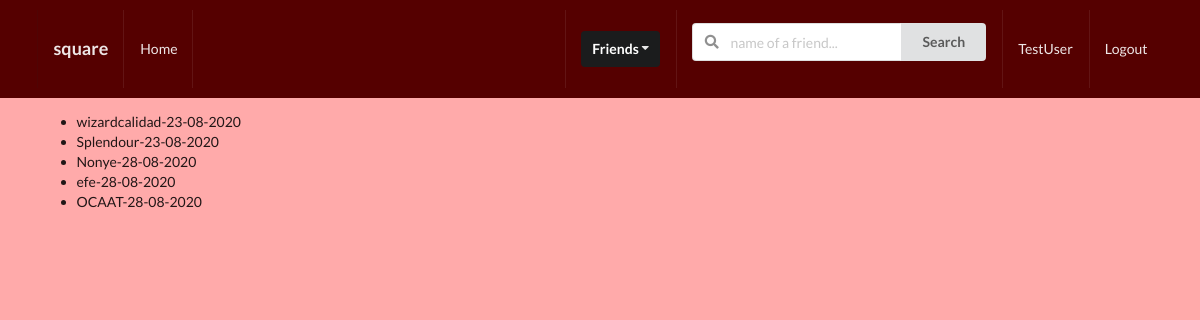
/profiles/to-invite/ (signed in), run on the app's committed database.
### profiles/models.py (models this page shows, shortened)
class Profile(models.Model):
    first_name = models.CharField(max_length=200, blank= True)
    last_name = models.CharField(max_length=200, blank= True)
    user = models.OneToOneField(User, on_delete=models.CASCADE)
    bio = models.TextField(default='no bio...', max_length=300)
    email = models.EmailField(max_length=200, blank=True)
    country = models.CharField(max_length=200, blank= True)
    avatar = models.ImageField(default='avatar.png', upload_to='avatars/')
    friends = models.ManyToManyField(User, blank=True, related_name='friends')
    slug = models.SlugField(unique=True, blank=True)
    updated = models.DateTimeField(auto_now=True)
    created = models.DateTimeField(auto_now_add=True)
    objects = ProfileManager()
    def __str__(self):
        return f"{self.user.username}-{self.created.strftime('%d-%m-%Y')}"

### profiles/views.py (the view)
# urls.py: path('to-invite/', invite_profiles_list_view, name='invite-profiles-view'),
def invite_profiles_list_view(request):
    user= request.user
    qs = Profile.objects.get_all_profiles_to_invite(user)
    context = {'qs': qs}
    return render(request, 'profiles/to_invite_list.html', context)

### profiles/models.py (called while the page is built)
    def get_all_profiles_to_invite(self, sender):
        profiles = Profile.objects.all().exclude(user=sender)
        profile = Profile.objects.get(user=sender)
        qs = Relationship.objects.filter(Q(sender=profile) | Q(receiver=profile))
        print(qs)
        accepted = set([])
        for rel in qs:
            if rel.status == 'accepted':
                accepted.add(rel.receiver)
                accepted.add(rel.sender)
        print(accepted)
        available = [profile for profile in profiles if profile not in accepted]
        print(available)
        return available

    def __str__(self):
        return f"{self.sender}-{self.receiver}-{self.status}"

### profiles/templates/profiles/to_invite_list.html (shortened to what this page needs)
{% extends 'base.html' %}
{% block content %}
    <ul>
        {% for item in qs %}
            <li>{{item}}</li>
        {% endfor %}
    </ul>
{% endblock content %}

### templates/main/navbar.html (shortened to what this page needs)
<div class="ui inverted menu nav mb-7">
  <div class="ui container">
    <a href="" class="item">
        <h3>square</h3>
    </a>
    {% if request.user.is_authenticated %}
    <a href="" class="item">
        Home
    </a>
    {% endif %}
    <div class="right menu">
        {% if request.user.is_authenticated %}
        <div class="item">
            <div class="ui floating dropdown icon button black"> Friends
                <i class="dropdown icon"></i>
             </div>
        </div>
             <div class="item">
              <form action="" method="GET">
                <div class="ui action left icon input">
                <input class="prompt" type="text" name='q' placeholder="name of a friend...">
                <button type='submit' class="ui button">Search</button>
                </div>
            </form>
            </div>
            <a href="" class="item">
                 {{ request.user }}
            </a>
            <a href="" class="ui item">
                Logout
            </a>
        {% else %}
        <a href="" class="ui item">
                Login
            </a>
        {% endif %}
    </div>
  </div>
</div>

### static_project/style.css (style rules this page uses)
body { background: #ffaaaa !important; }
.nav { border-radius: 0px !important; padding: 10px 0 10px 0 !important; background-color: #550000 !important; }
.mb-7 { margin-bottom: 7px !important; }

### data on the page
Profile: user+created "wizardcalidad-23-08-2020"
Profile: user+created "Splendour-23-08-2020"
Profile: user+created "Nonye-28-08-2020"
Profile: user+created "efe-28-08-2020"
Profile: user+created "OCAAT-28-08-2020"

### other printed values
{{ request.user }} "TestUser"
